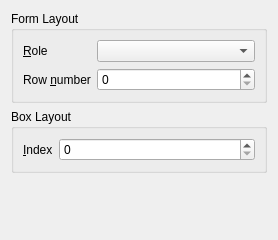
<?xml version="1.0" encoding="UTF-8"?>
<ui version="4.0">
 <class>sf::PositionPropertyPage</class>
 <widget class="sf::PropertyPage" name="sf::PositionPropertyPage">
  <property name="geometry">
   <rect>
    <x>0</x>
    <y>0</y>
    <width>278</width>
    <height>240</height>
   </rect>
  </property>
  <property name="windowTitle">
   <string>PositionPropertyPage</string>
  </property>
  <layout class="QVBoxLayout" name="verticalLayout" stretch="0,0,1">
   <item>
    <widget class="QGroupBox" name="gbFormLayout">
     <property name="title">
      <string>Form Layout </string>
     </property>
     <layout class="QFormLayout" name="formLayout">
      <item row="1" column="0">
       <widget class="QLabel" name="lblFormLayoutRow">
        <property name="text">
         <string>Row &amp;number</string>
        </property>
        <property name="buddy">
         <cstring>sbFormLayoutRow</cstring>
        </property>
       </widget>
      </item>
      <item row="1" column="1">
       <widget class="QSpinBox" name="sbFormLayoutRow"/>
      </item>
      <item row="0" column="0">
       <widget class="QLabel" name="lblFormLayoutRole">
        <property name="text">
         <string>&amp;Role</string>
        </property>
        <property name="buddy">
         <cstring>cbFormLayoutRole</cstring>
        </property>
       </widget>
      </item>
      <item row="0" column="1">
       <widget class="QComboBox" name="cbFormLayoutRole"/>
      </item>
     </layout>
    </widget>
   </item>
   <item>
    <widget class="QGroupBox" name="gbBoxLayout">
     <property name="title">
      <string>Box Layout</string>
     </property>
     <layout class="QFormLayout" name="formLayout_2">
      <item row="0" column="0">
       <widget class="QLabel" name="lblBoxIndex">
        <property name="text">
         <string>&amp;Index</string>
        </property>
        <property name="buddy">
         <cstring>sbBoxIndex</cstring>
        </property>
       </widget>
      </item>
      <item row="0" column="1">
       <widget class="QSpinBox" name="sbBoxIndex"/>
      </item>
     </layout>
    </widget>
   </item>
   <item>
    <spacer name="verticalSpacer">
     <property name="orientation">
      <enum>Qt::Vertical</enum>
     </property>
     <property name="sizeHint" stdset="0">
      <size>
       <width>20</width>
       <height>40</height>
      </size>
     </property>
    </spacer>
   </item>
  </layout>
 </widget>
 <customwidgets>
  <customwidget>
   <class>sf::PropertyPage</class>
   <extends>QWidget</extends>
   <header>misc/qt/PropertyPage.h</header>
   <container>1</container>
  </customwidget>
 </customwidgets>
 <resources/>
 <connections/>
</ui>
